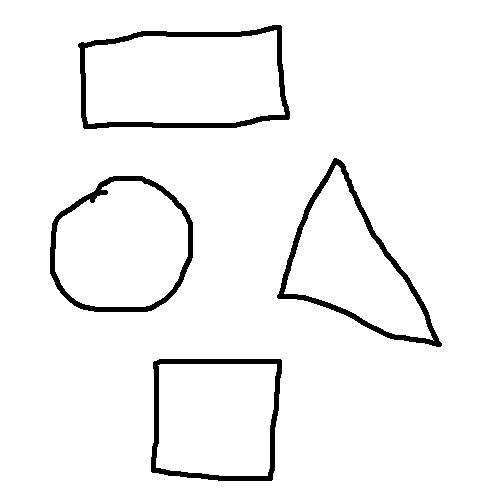
//> input picture inputImage.png, 500 x 500 px
$ ./main inputImage.png   (built with g++ and OpenCV 4)
//> lines starting //> are read from the running program, lines starting //| are printed output that depends on the picture; after the words box and inside, x2 and y2 are one past the last pixel; in counts of white or black regions, pixels touching at a corner belong together
/*
 SHAPE DETECTOR

 Author: Prateek Joshi

 A program to detect shapes in the input image
 It tries to find simple shapes rectangle, triangle, circle, etc

 */

#include <opencv2/highgui/highgui.hpp>
#include <opencv2/imgproc/imgproc.hpp>
#include <cmath>
#include <iostream>

// Helper function to find a cosine of angle between vectors from pt0->pt1 and pt0->pt2
static double angle(cv::Point pt1, cv::Point pt2, cv::Point pt0)
{
	double dx1 = pt1.x - pt0.x;
	double dy1 = pt1.y - pt0.y;
	double dx2 = pt2.x - pt0.x;
	double dy2 = pt2.y - pt0.y;
	return (dx1*dx2 + dy1*dy2)/sqrt((dx1*dx1 + dy1*dy1)*(dx2*dx2 + dy2*dy2) + 1e-10);
}

// Helper function to display text in the center of a contour
void setLabel(cv::Mat& im, const std::string label, std::vector<cv::Point>& contour)
{
	int fontface = cv::FONT_HERSHEY_SIMPLEX;
	double scale = 0.4;
	int thickness = 1;
	int baseline = 0;

	cv::Size text = cv::getTextSize(label, fontface, scale, thickness, &baseline);
	cv::Rect r = cv::boundingRect(contour);

	cv::Point pt(r.x + ((r.width - text.width) / 2), r.y + ((r.height + text.height) / 2));
	cv::rectangle(im, pt + cv::Point(0, baseline), pt + cv::Point(text.width, -text.height), CV_RGB(255,255,255), CV_FILLED);
	cv::putText(im, label, pt, fontface, scale, CV_RGB(0,0,0), thickness, 8);
}

int main(int argc, char** argv)
{
	// Load the input image
    cv::Mat src = cv::imread(argv[1]);
//> src is the input picture: 500 rows x 500 cols, CV_8UC3; 95.9% white; 4 black regions, box (x1, y1, x2, y2) and area: (78, 25, 290, 129) 2919, (277, 158, 442, 347) 2762, (151, 359, 282, 481) 2356, (50, 176, 193, 312) 2320
	if (src.empty())
		return -1;

	// Convert to grayscale
	cv::Mat gray;
	cv::cvtColor(src, gray, CV_BGR2GRAY);

	// Use Canny instead of threshold to catch squares with gradient shading
	cv::Mat bw;
	cv::Canny(gray, bw, 0, 50, 5);
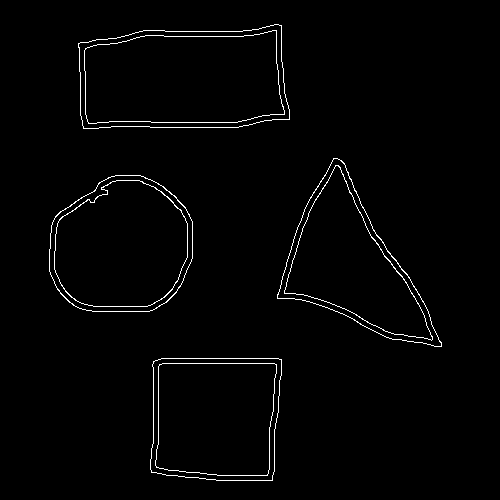
//> bw: 500 rows x 500 cols, CV_8UC1; 1.6% white in thin lines or dots, all inside (x1, y1, x2, y2) = (49, 24, 442, 481)

	// Find contours
	std::vector<std::vector<cv::Point> > contours;
	cv::findContours(bw.clone(), contours, CV_RETR_EXTERNAL, CV_CHAIN_APPROX_SIMPLE);
//> contours = 4 contours; box (x1, y1, x2, y2) and area: (78, 24, 290, 129) 19071, (49, 175, 193, 312) 15805, (150, 358, 282, 481) 14884, (277, 158, 442, 347) 14209

	std::vector<cv::Point> approx;
	cv::Mat dst = src.clone();

	for (int i = 0; i < contours.size(); i++)
	{
		// Approximate contour with accuracy proportional to the contour perimeter
		cv::approxPolyDP(cv::Mat(contours[i]), approx, cv::arcLength(cv::Mat(contours[i]), true)*0.02, true);

		// Skip small or non-convex objects
		if (std::fabs(cv::contourArea(contours[i])) < 100 || !cv::isContourConvex(approx))
			continue;

		if (approx.size() == 3)
		{
			setLabel(dst, "TRI", contours[i]);    // Triangles
		}
		else if (approx.size() >= 4 && approx.size() <= 6)
		{
			// Number of vertices of polygonal curve
			int vtc = approx.size();

			// Get the cosines of all corners
			std::vector<double> cos;
			for (int j = 2; j < vtc+1; j++)
				cos.push_back(angle(approx[j%vtc], approx[j-2], approx[j-1]));

			// Sort ascending the cosine values
			std::sort(cos.begin(), cos.end());

			// Get the lowest and the highest cosine
			double mincos = cos.front();
			double maxcos = cos.back();

			// Use the degrees obtained above and the number of vertices
			// to determine the shape of the contour
			if (vtc == 4 && mincos >= -0.1 && maxcos <= 0.3)
				setLabel(dst, "RECT", contours[i]);
			else if (vtc == 5 && mincos >= -0.34 && maxcos <= -0.27)
				setLabel(dst, "PENTA", contours[i]);
			else if (vtc == 6 && mincos >= -0.55 && maxcos <= -0.45)
				setLabel(dst, "HEXA", contours[i]);
		}
		else
		{
			// Detect and label circles
			double area = cv::contourArea(contours[i]);
			cv::Rect r = cv::boundingRect(contours[i]);
			int radius = r.width / 2;

			if (std::abs(1 - ((double)r.width / r.height)) <= 0.2 &&
			    std::abs(1 - (area / (CV_PI * std::pow(double(radius), double(2))))) <= 0.2)
				setLabel(dst, "CIR", contours[i]);
		}
	}
//> this loop made 4 passes
//> (area, radius, text in setLabel, r in setLabel, pt in setLabel) on pass 2: (15805, 72, Size(21, 9), Rect(49, 175, 144, 137), Point(110, 248))
//> (approx, vtc, text in setLabel, r in setLabel, pt in setLabel) on pass 4: (4 Points (x, y): [281, 25], [78, 43], [83, 128], [289, 119], 4, Size(32, 9), Rect(78, 24, 212, 105), Point(168, 81))
//> pass 3, in setLabel (call 3), `cv::putText(im, label, pt, fontface, scale, CV_RGB(0,0,0), thickness, ..`:
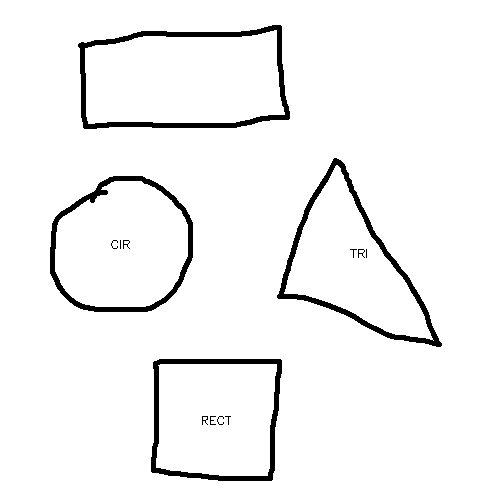
//> im: 500 rows x 500 cols, CV_8UC3; 95.8% white; 14 black regions (6 under 20 px), largest, box (x1, y1, x2, y2) and area: (78, 25, 290, 129) 2919, (277, 158, 442, 347) 2762, (151, 359, 282, 481) 2356
//> after the loop:
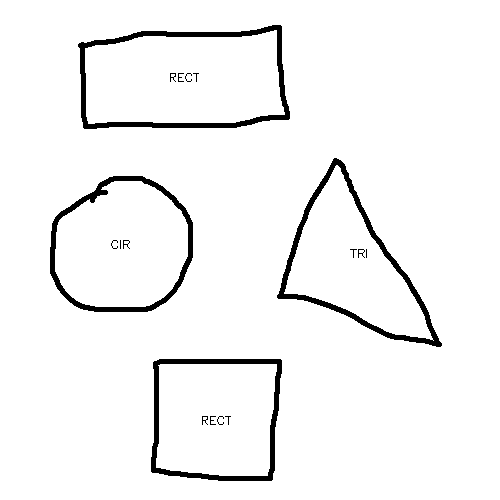
//> dst: 500 rows x 500 cols, CV_8UC3; 95.8% white; 18 black regions (8 under 20 px), largest, box (x1, y1, x2, y2) and area: (78, 25, 290, 129) 2919, (277, 158, 442, 347) 2762, (151, 359, 282, 481) 2356

	cv::imshow("src", src);
	cv::imshow("dst", dst);
	cv::waitKey(0);
	return 0;
}
